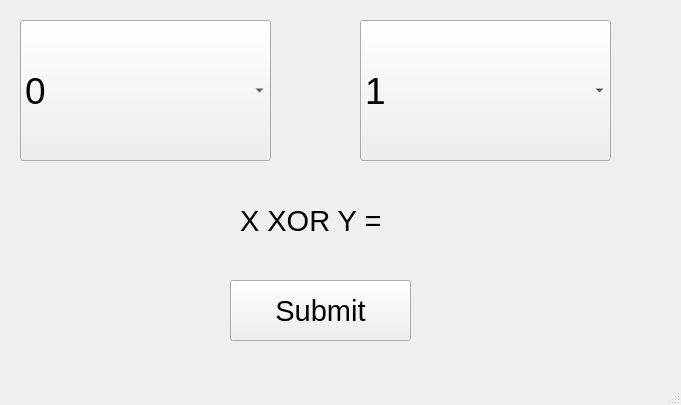
<?xml version="1.0" encoding="UTF-8"?>
<ui version="4.0">
 <class>MainWindow</class>
 <widget class="QMainWindow" name="MainWindow">
  <property name="geometry">
   <rect>
    <x>0</x>
    <y>0</y>
    <width>681</width>
    <height>405</height>
   </rect>
  </property>
  <property name="font">
   <font>
    <pointsize>22</pointsize>
   </font>
  </property>
  <property name="windowTitle">
   <string>XOR</string>
  </property>
  <widget class="QWidget" name="centralwidget">
   <widget class="QComboBox" name="comboX">
    <property name="geometry">
     <rect>
      <x>20</x>
      <y>20</y>
      <width>251</width>
      <height>141</height>
     </rect>
    </property>
    <property name="font">
     <font>
      <pointsize>28</pointsize>
     </font>
    </property>
    <item>
     <property name="text">
      <string>0</string>
     </property>
    </item>
    <item>
     <property name="text">
      <string>1</string>
     </property>
    </item>
   </widget>
   <widget class="QComboBox" name="comboY">
    <property name="geometry">
     <rect>
      <x>360</x>
      <y>20</y>
      <width>251</width>
      <height>141</height>
     </rect>
    </property>
    <property name="font">
     <font>
      <pointsize>28</pointsize>
     </font>
    </property>
    <item>
     <property name="text">
      <string>1</string>
     </property>
    </item>
    <item>
     <property name="text">
      <string>0</string>
     </property>
    </item>
   </widget>
   <widget class="QPushButton" name="Submit">
    <property name="geometry">
     <rect>
      <x>230</x>
      <y>280</y>
      <width>181</width>
      <height>61</height>
     </rect>
    </property>
    <property name="font">
     <font>
      <pointsize>22</pointsize>
     </font>
    </property>
    <property name="text">
     <string>Submit</string>
    </property>
   </widget>
   <widget class="QLabel" name="label">
    <property name="geometry">
     <rect>
      <x>240</x>
      <y>180</y>
      <width>201</width>
      <height>81</height>
     </rect>
    </property>
    <property name="text">
     <string>X XOR Y = </string>
    </property>
   </widget>
  </widget>
  <widget class="QMenuBar" name="menubar">
   <property name="geometry">
    <rect>
     <x>0</x>
     <y>0</y>
     <width>681</width>
     <height>33</height>
    </rect>
   </property>
  </widget>
  <widget class="QStatusBar" name="statusbar"/>
 </widget>
 <resources/>
 <connections/>
</ui>
